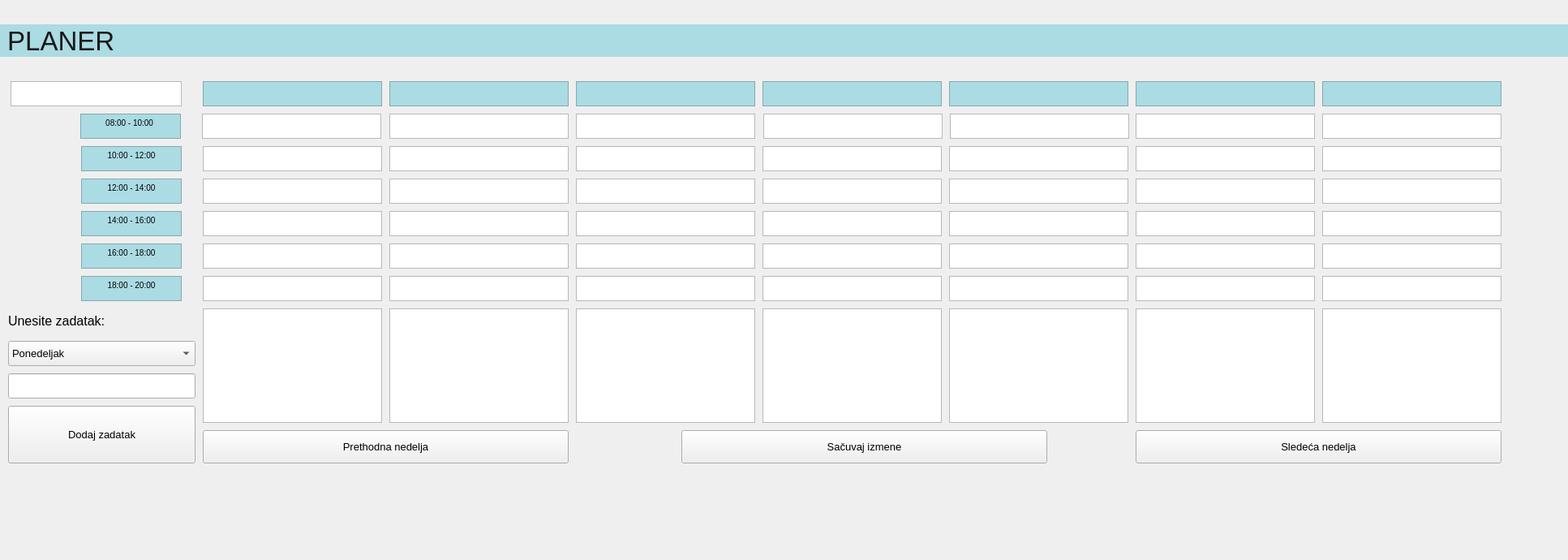
<?xml version="1.0" encoding="UTF-8"?>
<ui version="4.0">
 <class>Form</class>
 <widget class="QWidget" name="Form">
  <property name="geometry">
   <rect>
    <x>0</x>
    <y>0</y>
    <width>1933</width>
    <height>690</height>
   </rect>
  </property>
  <property name="minimumSize">
   <size>
    <width>1000</width>
    <height>500</height>
   </size>
  </property>
  <property name="windowTitle">
   <string>Form</string>
  </property>
  <property name="styleSheet">
   <string notr="true"/>
  </property>
  <widget class="QTextEdit" name="text_date">
   <property name="geometry">
    <rect>
     <x>13</x>
     <y>100</y>
     <width>211</width>
     <height>31</height>
    </rect>
   </property>
   <property name="styleSheet">
    <string notr="true">font-size: 10pt;</string>
   </property>
   <property name="readOnly">
    <bool>true</bool>
   </property>
   <property name="html">
    <string>&lt;!DOCTYPE HTML PUBLIC &quot;-//W3C//DTD HTML 4.0//EN&quot; &quot;http://www.w3.org/TR/REC-html40/strict.dtd&quot;&gt;
&lt;html&gt;&lt;head&gt;&lt;meta name=&quot;qrichtext&quot; content=&quot;1&quot; /&gt;&lt;style type=&quot;text/css&quot;&gt;
p, li { white-space: pre-wrap; }
&lt;/style&gt;&lt;/head&gt;&lt;body style=&quot; font-family:'MS Shell Dlg 2'; font-size:10pt; font-weight:400; font-style:normal;&quot;&gt;
&lt;p align=&quot;center&quot; style=&quot;-qt-paragraph-type:empty; margin-top:0px; margin-bottom:0px; margin-left:0px; margin-right:0px; -qt-block-indent:0; text-indent:0px; font-size:7.8pt;&quot;&gt;&lt;br /&gt;&lt;/p&gt;&lt;/body&gt;&lt;/html&gt;</string>
   </property>
  </widget>
  <widget class="QTextEdit" name="text_monday">
   <property name="geometry">
    <rect>
     <x>250</x>
     <y>100</y>
     <width>221</width>
     <height>31</height>
    </rect>
   </property>
   <property name="styleSheet">
    <string notr="true">font-size: 10pt;
background: #abdbe3;</string>
   </property>
   <property name="readOnly">
    <bool>true</bool>
   </property>
   <property name="html">
    <string>&lt;!DOCTYPE HTML PUBLIC &quot;-//W3C//DTD HTML 4.0//EN&quot; &quot;http://www.w3.org/TR/REC-html40/strict.dtd&quot;&gt;
&lt;html&gt;&lt;head&gt;&lt;meta name=&quot;qrichtext&quot; content=&quot;1&quot; /&gt;&lt;style type=&quot;text/css&quot;&gt;
p, li { white-space: pre-wrap; }
&lt;/style&gt;&lt;/head&gt;&lt;body style=&quot; font-family:'MS Shell Dlg 2'; font-size:10pt; font-weight:400; font-style:normal;&quot;&gt;
&lt;p align=&quot;center&quot; style=&quot;-qt-paragraph-type:empty; margin-top:0px; margin-bottom:0px; margin-left:0px; margin-right:0px; -qt-block-indent:0; text-indent:0px;&quot;&gt;&lt;br /&gt;&lt;/p&gt;&lt;/body&gt;&lt;/html&gt;</string>
   </property>
  </widget>
  <widget class="QTextEdit" name="text_tuesday">
   <property name="geometry">
    <rect>
     <x>480</x>
     <y>100</y>
     <width>221</width>
     <height>31</height>
    </rect>
   </property>
   <property name="styleSheet">
    <string notr="true">font-size: 10pt;
background: #abdbe3;</string>
   </property>
   <property name="readOnly">
    <bool>true</bool>
   </property>
   <property name="html">
    <string>&lt;!DOCTYPE HTML PUBLIC &quot;-//W3C//DTD HTML 4.0//EN&quot; &quot;http://www.w3.org/TR/REC-html40/strict.dtd&quot;&gt;
&lt;html&gt;&lt;head&gt;&lt;meta name=&quot;qrichtext&quot; content=&quot;1&quot; /&gt;&lt;style type=&quot;text/css&quot;&gt;
p, li { white-space: pre-wrap; }
&lt;/style&gt;&lt;/head&gt;&lt;body style=&quot; font-family:'MS Shell Dlg 2'; font-size:10pt; font-weight:400; font-style:normal;&quot;&gt;
&lt;p align=&quot;center&quot; style=&quot;-qt-paragraph-type:empty; margin-top:0px; margin-bottom:0px; margin-left:0px; margin-right:0px; -qt-block-indent:0; text-indent:0px;&quot;&gt;&lt;br /&gt;&lt;/p&gt;&lt;/body&gt;&lt;/html&gt;</string>
   </property>
  </widget>
  <widget class="QTextEdit" name="text_wednesday">
   <property name="geometry">
    <rect>
     <x>710</x>
     <y>100</y>
     <width>221</width>
     <height>31</height>
    </rect>
   </property>
   <property name="styleSheet">
    <string notr="true">font-size: 10pt;
background: #abdbe3;</string>
   </property>
   <property name="readOnly">
    <bool>true</bool>
   </property>
  </widget>
  <widget class="QTextEdit" name="text_sunday">
   <property name="geometry">
    <rect>
     <x>1630</x>
     <y>100</y>
     <width>221</width>
     <height>31</height>
    </rect>
   </property>
   <property name="styleSheet">
    <string notr="true">font-size: 10pt;
background: #abdbe3;</string>
   </property>
   <property name="readOnly">
    <bool>true</bool>
   </property>
  </widget>
  <widget class="QTextEdit" name="text_saturday">
   <property name="geometry">
    <rect>
     <x>1400</x>
     <y>100</y>
     <width>221</width>
     <height>31</height>
    </rect>
   </property>
   <property name="styleSheet">
    <string notr="true">font-size: 10pt;
background: #abdbe3;</string>
   </property>
   <property name="readOnly">
    <bool>true</bool>
   </property>
  </widget>
  <widget class="QTextEdit" name="text_thursday">
   <property name="geometry">
    <rect>
     <x>940</x>
     <y>100</y>
     <width>221</width>
     <height>31</height>
    </rect>
   </property>
   <property name="styleSheet">
    <string notr="true">font-size: 10pt;
background: #abdbe3;</string>
   </property>
   <property name="readOnly">
    <bool>true</bool>
   </property>
  </widget>
  <widget class="QTextEdit" name="text_friday">
   <property name="geometry">
    <rect>
     <x>1170</x>
     <y>100</y>
     <width>221</width>
     <height>31</height>
    </rect>
   </property>
   <property name="styleSheet">
    <string notr="true">font-size: 10pt;
background: #abdbe3;</string>
   </property>
   <property name="readOnly">
    <bool>true</bool>
   </property>
  </widget>
  <widget class="QTextEdit" name="textW8">
   <property name="geometry">
    <rect>
     <x>710</x>
     <y>140</y>
     <width>221</width>
     <height>31</height>
    </rect>
   </property>
   <property name="styleSheet">
    <string notr="true">font-size: 10pt;</string>
   </property>
   <property name="readOnly">
    <bool>false</bool>
   </property>
  </widget>
  <widget class="QTextEdit" name="textS8">
   <property name="geometry">
    <rect>
     <x>1400</x>
     <y>140</y>
     <width>221</width>
     <height>31</height>
    </rect>
   </property>
   <property name="styleSheet">
    <string notr="true">font-size: 10pt;</string>
   </property>
   <property name="readOnly">
    <bool>false</bool>
   </property>
  </widget>
  <widget class="QTextEdit" name="textTH8">
   <property name="geometry">
    <rect>
     <x>941</x>
     <y>140</y>
     <width>221</width>
     <height>31</height>
    </rect>
   </property>
   <property name="styleSheet">
    <string notr="true">font-size: 10pt;</string>
   </property>
   <property name="readOnly">
    <bool>false</bool>
   </property>
  </widget>
  <widget class="QTextEdit" name="textT8">
   <property name="geometry">
    <rect>
     <x>480</x>
     <y>140</y>
     <width>221</width>
     <height>31</height>
    </rect>
   </property>
   <property name="styleSheet">
    <string notr="true">font-size: 10pt;</string>
   </property>
   <property name="readOnly">
    <bool>false</bool>
   </property>
  </widget>
  <widget class="QTextEdit" name="textSU8">
   <property name="geometry">
    <rect>
     <x>1630</x>
     <y>140</y>
     <width>221</width>
     <height>31</height>
    </rect>
   </property>
   <property name="styleSheet">
    <string notr="true">font-size: 10pt;</string>
   </property>
   <property name="readOnly">
    <bool>false</bool>
   </property>
  </widget>
  <widget class="QTextEdit" name="label_2">
   <property name="geometry">
    <rect>
     <x>99</x>
     <y>140</y>
     <width>124</width>
     <height>31</height>
    </rect>
   </property>
   <property name="styleSheet">
    <string notr="true">font-size: 10pt;
background: #abdbe3;</string>
   </property>
   <property name="readOnly">
    <bool>true</bool>
   </property>
   <property name="html">
    <string>&lt;!DOCTYPE HTML PUBLIC &quot;-//W3C//DTD HTML 4.0//EN&quot; &quot;http://www.w3.org/TR/REC-html40/strict.dtd&quot;&gt;
&lt;html&gt;&lt;head&gt;&lt;meta name=&quot;qrichtext&quot; content=&quot;1&quot; /&gt;&lt;style type=&quot;text/css&quot;&gt;
p, li { white-space: pre-wrap; }
&lt;/style&gt;&lt;/head&gt;&lt;body style=&quot; font-family:'MS Shell Dlg 2'; font-size:10pt; font-weight:400; font-style:normal;&quot;&gt;
&lt;p align=&quot;center&quot; style=&quot; margin-top:0px; margin-bottom:0px; margin-left:0px; margin-right:0px; -qt-block-indent:0; text-indent:0px;&quot;&gt;&lt;span style=&quot; font-size:7.8pt;&quot;&gt;08:00 - 10:00 &lt;/span&gt;&lt;/p&gt;&lt;/body&gt;&lt;/html&gt;</string>
   </property>
  </widget>
  <widget class="QTextEdit" name="textF8">
   <property name="geometry">
    <rect>
     <x>1171</x>
     <y>140</y>
     <width>221</width>
     <height>31</height>
    </rect>
   </property>
   <property name="styleSheet">
    <string notr="true">font-size: 10pt;</string>
   </property>
   <property name="readOnly">
    <bool>false</bool>
   </property>
  </widget>
  <widget class="QTextEdit" name="textM8">
   <property name="geometry">
    <rect>
     <x>249</x>
     <y>140</y>
     <width>221</width>
     <height>31</height>
    </rect>
   </property>
   <property name="styleSheet">
    <string notr="true">font-size: 10pt;</string>
   </property>
   <property name="readOnly">
    <bool>false</bool>
   </property>
  </widget>
  <widget class="QTextEdit" name="textW10">
   <property name="geometry">
    <rect>
     <x>710</x>
     <y>180</y>
     <width>221</width>
     <height>31</height>
    </rect>
   </property>
   <property name="styleSheet">
    <string notr="true">font-size: 10pt;</string>
   </property>
   <property name="readOnly">
    <bool>false</bool>
   </property>
  </widget>
  <widget class="QTextEdit" name="textS10">
   <property name="geometry">
    <rect>
     <x>1400</x>
     <y>180</y>
     <width>221</width>
     <height>31</height>
    </rect>
   </property>
   <property name="styleSheet">
    <string notr="true">font-size: 10pt;</string>
   </property>
   <property name="readOnly">
    <bool>false</bool>
   </property>
  </widget>
  <widget class="QTextEdit" name="textTH10">
   <property name="geometry">
    <rect>
     <x>940</x>
     <y>180</y>
     <width>221</width>
     <height>31</height>
    </rect>
   </property>
   <property name="styleSheet">
    <string notr="true">font-size: 10pt;</string>
   </property>
   <property name="readOnly">
    <bool>false</bool>
   </property>
  </widget>
  <widget class="QTextEdit" name="textT10">
   <property name="geometry">
    <rect>
     <x>480</x>
     <y>180</y>
     <width>221</width>
     <height>31</height>
    </rect>
   </property>
   <property name="styleSheet">
    <string notr="true">font-size: 10pt;</string>
   </property>
   <property name="readOnly">
    <bool>false</bool>
   </property>
  </widget>
  <widget class="QTextEdit" name="textSU10">
   <property name="geometry">
    <rect>
     <x>1630</x>
     <y>180</y>
     <width>221</width>
     <height>31</height>
    </rect>
   </property>
   <property name="styleSheet">
    <string notr="true">font-size: 10pt;</string>
   </property>
   <property name="readOnly">
    <bool>false</bool>
   </property>
  </widget>
  <widget class="QTextEdit" name="textEdit_22">
   <property name="geometry">
    <rect>
     <x>100</x>
     <y>180</y>
     <width>124</width>
     <height>31</height>
    </rect>
   </property>
   <property name="styleSheet">
    <string notr="true">font-size: 10pt;
background: #abdbe3;</string>
   </property>
   <property name="readOnly">
    <bool>true</bool>
   </property>
   <property name="html">
    <string>&lt;!DOCTYPE HTML PUBLIC &quot;-//W3C//DTD HTML 4.0//EN&quot; &quot;http://www.w3.org/TR/REC-html40/strict.dtd&quot;&gt;
&lt;html&gt;&lt;head&gt;&lt;meta name=&quot;qrichtext&quot; content=&quot;1&quot; /&gt;&lt;style type=&quot;text/css&quot;&gt;
p, li { white-space: pre-wrap; }
&lt;/style&gt;&lt;/head&gt;&lt;body style=&quot; font-family:'MS Shell Dlg 2'; font-size:10pt; font-weight:400; font-style:normal;&quot;&gt;
&lt;p align=&quot;center&quot; style=&quot; margin-top:0px; margin-bottom:0px; margin-left:0px; margin-right:0px; -qt-block-indent:0; text-indent:0px;&quot;&gt;&lt;span style=&quot; font-size:7.8pt;&quot;&gt;10:00 - 12:00&lt;/span&gt;&lt;/p&gt;&lt;/body&gt;&lt;/html&gt;</string>
   </property>
  </widget>
  <widget class="QTextEdit" name="textF10">
   <property name="geometry">
    <rect>
     <x>1170</x>
     <y>180</y>
     <width>221</width>
     <height>31</height>
    </rect>
   </property>
   <property name="styleSheet">
    <string notr="true">font-size: 10pt;</string>
   </property>
   <property name="readOnly">
    <bool>false</bool>
   </property>
  </widget>
  <widget class="QTextEdit" name="textM10">
   <property name="geometry">
    <rect>
     <x>250</x>
     <y>180</y>
     <width>221</width>
     <height>31</height>
    </rect>
   </property>
   <property name="styleSheet">
    <string notr="true">font-size: 10pt;</string>
   </property>
   <property name="readOnly">
    <bool>false</bool>
   </property>
  </widget>
  <widget class="QTextEdit" name="textW12">
   <property name="geometry">
    <rect>
     <x>710</x>
     <y>220</y>
     <width>221</width>
     <height>31</height>
    </rect>
   </property>
   <property name="styleSheet">
    <string notr="true">font-size: 10pt;</string>
   </property>
   <property name="readOnly">
    <bool>false</bool>
   </property>
  </widget>
  <widget class="QTextEdit" name="textS12">
   <property name="geometry">
    <rect>
     <x>1400</x>
     <y>220</y>
     <width>221</width>
     <height>31</height>
    </rect>
   </property>
   <property name="styleSheet">
    <string notr="true">font-size: 10pt;</string>
   </property>
   <property name="readOnly">
    <bool>false</bool>
   </property>
  </widget>
  <widget class="QTextEdit" name="textTH12">
   <property name="geometry">
    <rect>
     <x>940</x>
     <y>220</y>
     <width>221</width>
     <height>31</height>
    </rect>
   </property>
   <property name="styleSheet">
    <string notr="true">font-size: 10pt;</string>
   </property>
   <property name="readOnly">
    <bool>false</bool>
   </property>
  </widget>
  <widget class="QTextEdit" name="textT12">
   <property name="geometry">
    <rect>
     <x>480</x>
     <y>220</y>
     <width>221</width>
     <height>31</height>
    </rect>
   </property>
   <property name="styleSheet">
    <string notr="true">font-size: 10pt;</string>
   </property>
   <property name="readOnly">
    <bool>false</bool>
   </property>
  </widget>
  <widget class="QTextEdit" name="textSU12">
   <property name="geometry">
    <rect>
     <x>1630</x>
     <y>220</y>
     <width>221</width>
     <height>31</height>
    </rect>
   </property>
   <property name="styleSheet">
    <string notr="true">font-size: 10pt;</string>
   </property>
   <property name="readOnly">
    <bool>false</bool>
   </property>
  </widget>
  <widget class="QTextEdit" name="textEdit_30">
   <property name="geometry">
    <rect>
     <x>100</x>
     <y>220</y>
     <width>124</width>
     <height>31</height>
    </rect>
   </property>
   <property name="styleSheet">
    <string notr="true">font-size: 10pt;
background: #abdbe3;</string>
   </property>
   <property name="readOnly">
    <bool>true</bool>
   </property>
   <property name="html">
    <string>&lt;!DOCTYPE HTML PUBLIC &quot;-//W3C//DTD HTML 4.0//EN&quot; &quot;http://www.w3.org/TR/REC-html40/strict.dtd&quot;&gt;
&lt;html&gt;&lt;head&gt;&lt;meta name=&quot;qrichtext&quot; content=&quot;1&quot; /&gt;&lt;style type=&quot;text/css&quot;&gt;
p, li { white-space: pre-wrap; }
&lt;/style&gt;&lt;/head&gt;&lt;body style=&quot; font-family:'MS Shell Dlg 2'; font-size:10pt; font-weight:400; font-style:normal;&quot;&gt;
&lt;p align=&quot;center&quot; style=&quot; margin-top:0px; margin-bottom:0px; margin-left:0px; margin-right:0px; -qt-block-indent:0; text-indent:0px;&quot;&gt;&lt;span style=&quot; font-size:7.8pt;&quot;&gt;12:00 - 14:00&lt;/span&gt;&lt;/p&gt;&lt;/body&gt;&lt;/html&gt;</string>
   </property>
  </widget>
  <widget class="QTextEdit" name="textF12">
   <property name="geometry">
    <rect>
     <x>1170</x>
     <y>220</y>
     <width>221</width>
     <height>31</height>
    </rect>
   </property>
   <property name="styleSheet">
    <string notr="true">font-size: 10pt;</string>
   </property>
   <property name="readOnly">
    <bool>false</bool>
   </property>
  </widget>
  <widget class="QTextEdit" name="textM12">
   <property name="geometry">
    <rect>
     <x>250</x>
     <y>220</y>
     <width>221</width>
     <height>31</height>
    </rect>
   </property>
   <property name="styleSheet">
    <string notr="true">font-size: 10pt;</string>
   </property>
   <property name="readOnly">
    <bool>false</bool>
   </property>
   <property name="html">
    <string>&lt;!DOCTYPE HTML PUBLIC &quot;-//W3C//DTD HTML 4.0//EN&quot; &quot;http://www.w3.org/TR/REC-html40/strict.dtd&quot;&gt;
&lt;html&gt;&lt;head&gt;&lt;meta name=&quot;qrichtext&quot; content=&quot;1&quot; /&gt;&lt;style type=&quot;text/css&quot;&gt;
p, li { white-space: pre-wrap; }
&lt;/style&gt;&lt;/head&gt;&lt;body style=&quot; font-family:'MS Shell Dlg 2'; font-size:10pt; font-weight:400; font-style:normal;&quot;&gt;
&lt;p style=&quot;-qt-paragraph-type:empty; margin-top:0px; margin-bottom:0px; margin-left:0px; margin-right:0px; -qt-block-indent:0; text-indent:0px; font-size:7.8pt;&quot;&gt;&lt;br /&gt;&lt;/p&gt;&lt;/body&gt;&lt;/html&gt;</string>
   </property>
  </widget>
  <widget class="QTextEdit" name="textTH16">
   <property name="geometry">
    <rect>
     <x>940</x>
     <y>300</y>
     <width>221</width>
     <height>31</height>
    </rect>
   </property>
   <property name="styleSheet">
    <string notr="true">font-size: 10pt;</string>
   </property>
   <property name="readOnly">
    <bool>false</bool>
   </property>
  </widget>
  <widget class="QTextEdit" name="textW18">
   <property name="geometry">
    <rect>
     <x>710</x>
     <y>340</y>
     <width>221</width>
     <height>31</height>
    </rect>
   </property>
   <property name="styleSheet">
    <string notr="true">font-size: 10pt;</string>
   </property>
   <property name="readOnly">
    <bool>false</bool>
   </property>
  </widget>
  <widget class="QTextEdit" name="textS16">
   <property name="geometry">
    <rect>
     <x>1400</x>
     <y>300</y>
     <width>221</width>
     <height>31</height>
    </rect>
   </property>
   <property name="styleSheet">
    <string notr="true">font-size: 10pt;</string>
   </property>
   <property name="readOnly">
    <bool>false</bool>
   </property>
  </widget>
  <widget class="QTextEdit" name="textEdit_36">
   <property name="geometry">
    <rect>
     <x>100</x>
     <y>300</y>
     <width>124</width>
     <height>31</height>
    </rect>
   </property>
   <property name="styleSheet">
    <string notr="true">font-size: 10pt;
background: #abdbe3;</string>
   </property>
   <property name="readOnly">
    <bool>true</bool>
   </property>
   <property name="html">
    <string>&lt;!DOCTYPE HTML PUBLIC &quot;-//W3C//DTD HTML 4.0//EN&quot; &quot;http://www.w3.org/TR/REC-html40/strict.dtd&quot;&gt;
&lt;html&gt;&lt;head&gt;&lt;meta name=&quot;qrichtext&quot; content=&quot;1&quot; /&gt;&lt;style type=&quot;text/css&quot;&gt;
p, li { white-space: pre-wrap; }
&lt;/style&gt;&lt;/head&gt;&lt;body style=&quot; font-family:'MS Shell Dlg 2'; font-size:10pt; font-weight:400; font-style:normal;&quot;&gt;
&lt;p align=&quot;center&quot; style=&quot; margin-top:0px; margin-bottom:0px; margin-left:0px; margin-right:0px; -qt-block-indent:0; text-indent:0px;&quot;&gt;&lt;span style=&quot; font-size:7.8pt;&quot;&gt;16:00 - 18:00&lt;/span&gt;&lt;/p&gt;&lt;/body&gt;&lt;/html&gt;</string>
   </property>
  </widget>
  <widget class="QTextEdit" name="textTH14">
   <property name="geometry">
    <rect>
     <x>940</x>
     <y>260</y>
     <width>221</width>
     <height>31</height>
    </rect>
   </property>
   <property name="styleSheet">
    <string notr="true">font-size: 10pt;</string>
   </property>
   <property name="readOnly">
    <bool>false</bool>
   </property>
  </widget>
  <widget class="QTextEdit" name="textT16">
   <property name="geometry">
    <rect>
     <x>480</x>
     <y>300</y>
     <width>221</width>
     <height>31</height>
    </rect>
   </property>
   <property name="styleSheet">
    <string notr="true">font-size: 10pt;</string>
   </property>
   <property name="readOnly">
    <bool>false</bool>
   </property>
  </widget>
  <widget class="QTextEdit" name="textSU16">
   <property name="geometry">
    <rect>
     <x>1630</x>
     <y>300</y>
     <width>221</width>
     <height>31</height>
    </rect>
   </property>
   <property name="styleSheet">
    <string notr="true">font-size: 10pt;</string>
   </property>
   <property name="readOnly">
    <bool>false</bool>
   </property>
  </widget>
  <widget class="QTextEdit" name="textSU14">
   <property name="geometry">
    <rect>
     <x>1630</x>
     <y>260</y>
     <width>221</width>
     <height>31</height>
    </rect>
   </property>
   <property name="styleSheet">
    <string notr="true">font-size: 10pt;</string>
   </property>
   <property name="readOnly">
    <bool>false</bool>
   </property>
  </widget>
  <widget class="QTextEdit" name="textEdit_45">
   <property name="geometry">
    <rect>
     <x>100</x>
     <y>260</y>
     <width>124</width>
     <height>31</height>
    </rect>
   </property>
   <property name="styleSheet">
    <string notr="true">font-size: 10pt;
background: #abdbe3;</string>
   </property>
   <property name="readOnly">
    <bool>true</bool>
   </property>
   <property name="html">
    <string>&lt;!DOCTYPE HTML PUBLIC &quot;-//W3C//DTD HTML 4.0//EN&quot; &quot;http://www.w3.org/TR/REC-html40/strict.dtd&quot;&gt;
&lt;html&gt;&lt;head&gt;&lt;meta name=&quot;qrichtext&quot; content=&quot;1&quot; /&gt;&lt;style type=&quot;text/css&quot;&gt;
p, li { white-space: pre-wrap; }
&lt;/style&gt;&lt;/head&gt;&lt;body style=&quot; font-family:'MS Shell Dlg 2'; font-size:10pt; font-weight:400; font-style:normal;&quot;&gt;
&lt;p align=&quot;center&quot; style=&quot; margin-top:0px; margin-bottom:0px; margin-left:0px; margin-right:0px; -qt-block-indent:0; text-indent:0px;&quot;&gt;&lt;span style=&quot; font-size:7.8pt;&quot;&gt;14:00 - 16:00&lt;/span&gt;&lt;/p&gt;&lt;/body&gt;&lt;/html&gt;</string>
   </property>
  </widget>
  <widget class="QTextEdit" name="textM16">
   <property name="geometry">
    <rect>
     <x>250</x>
     <y>300</y>
     <width>221</width>
     <height>31</height>
    </rect>
   </property>
   <property name="styleSheet">
    <string notr="true">font-size: 10pt;</string>
   </property>
   <property name="readOnly">
    <bool>false</bool>
   </property>
  </widget>
  <widget class="QTextEdit" name="textF14">
   <property name="geometry">
    <rect>
     <x>1170</x>
     <y>260</y>
     <width>221</width>
     <height>31</height>
    </rect>
   </property>
   <property name="styleSheet">
    <string notr="true">font-size: 10pt;</string>
   </property>
   <property name="readOnly">
    <bool>false</bool>
   </property>
  </widget>
  <widget class="QTextEdit" name="textW16">
   <property name="geometry">
    <rect>
     <x>710</x>
     <y>300</y>
     <width>221</width>
     <height>31</height>
    </rect>
   </property>
   <property name="styleSheet">
    <string notr="true">font-size: 10pt;</string>
   </property>
   <property name="readOnly">
    <bool>false</bool>
   </property>
  </widget>
  <widget class="QTextEdit" name="textSU18">
   <property name="geometry">
    <rect>
     <x>1630</x>
     <y>340</y>
     <width>221</width>
     <height>31</height>
    </rect>
   </property>
   <property name="styleSheet">
    <string notr="true">font-size: 10pt;</string>
   </property>
   <property name="readOnly">
    <bool>false</bool>
   </property>
  </widget>
  <widget class="QTextEdit" name="textT18">
   <property name="geometry">
    <rect>
     <x>480</x>
     <y>340</y>
     <width>221</width>
     <height>31</height>
    </rect>
   </property>
   <property name="styleSheet">
    <string notr="true">font-size: 10pt;</string>
   </property>
   <property name="readOnly">
    <bool>false</bool>
   </property>
  </widget>
  <widget class="QTextEdit" name="textT14">
   <property name="geometry">
    <rect>
     <x>480</x>
     <y>260</y>
     <width>221</width>
     <height>31</height>
    </rect>
   </property>
   <property name="styleSheet">
    <string notr="true">font-size: 10pt;</string>
   </property>
   <property name="readOnly">
    <bool>false</bool>
   </property>
  </widget>
  <widget class="QTextEdit" name="textEdit_54">
   <property name="geometry">
    <rect>
     <x>100</x>
     <y>340</y>
     <width>124</width>
     <height>31</height>
    </rect>
   </property>
   <property name="styleSheet">
    <string notr="true">font-size: 10pt;
background: #abdbe3;</string>
   </property>
   <property name="readOnly">
    <bool>true</bool>
   </property>
   <property name="html">
    <string>&lt;!DOCTYPE HTML PUBLIC &quot;-//W3C//DTD HTML 4.0//EN&quot; &quot;http://www.w3.org/TR/REC-html40/strict.dtd&quot;&gt;
&lt;html&gt;&lt;head&gt;&lt;meta name=&quot;qrichtext&quot; content=&quot;1&quot; /&gt;&lt;style type=&quot;text/css&quot;&gt;
p, li { white-space: pre-wrap; }
&lt;/style&gt;&lt;/head&gt;&lt;body style=&quot; font-family:'MS Shell Dlg 2'; font-size:10pt; font-weight:400; font-style:normal;&quot;&gt;
&lt;p align=&quot;center&quot; style=&quot; margin-top:0px; margin-bottom:0px; margin-left:0px; margin-right:0px; -qt-block-indent:0; text-indent:0px;&quot;&gt;&lt;span style=&quot; font-size:7.8pt;&quot;&gt;18:00 - 20:00&lt;/span&gt;&lt;/p&gt;&lt;/body&gt;&lt;/html&gt;</string>
   </property>
  </widget>
  <widget class="QTextEdit" name="textW14">
   <property name="geometry">
    <rect>
     <x>710</x>
     <y>260</y>
     <width>221</width>
     <height>31</height>
    </rect>
   </property>
   <property name="styleSheet">
    <string notr="true">font-size: 10pt;</string>
   </property>
   <property name="readOnly">
    <bool>false</bool>
   </property>
  </widget>
  <widget class="QTextEdit" name="textS14">
   <property name="geometry">
    <rect>
     <x>1400</x>
     <y>260</y>
     <width>221</width>
     <height>31</height>
    </rect>
   </property>
   <property name="styleSheet">
    <string notr="true">font-size: 10pt;</string>
   </property>
   <property name="readOnly">
    <bool>false</bool>
   </property>
  </widget>
  <widget class="QTextEdit" name="textF16">
   <property name="geometry">
    <rect>
     <x>1170</x>
     <y>300</y>
     <width>221</width>
     <height>31</height>
    </rect>
   </property>
   <property name="styleSheet">
    <string notr="true">font-size: 10pt;</string>
   </property>
   <property name="readOnly">
    <bool>false</bool>
   </property>
  </widget>
  <widget class="QTextEdit" name="textS18">
   <property name="geometry">
    <rect>
     <x>1400</x>
     <y>340</y>
     <width>221</width>
     <height>31</height>
    </rect>
   </property>
   <property name="styleSheet">
    <string notr="true">font-size: 10pt;</string>
   </property>
   <property name="readOnly">
    <bool>false</bool>
   </property>
  </widget>
  <widget class="QTextEdit" name="textTH18">
   <property name="geometry">
    <rect>
     <x>940</x>
     <y>340</y>
     <width>221</width>
     <height>31</height>
    </rect>
   </property>
   <property name="styleSheet">
    <string notr="true">font-size: 10pt;</string>
   </property>
   <property name="readOnly">
    <bool>false</bool>
   </property>
  </widget>
  <widget class="QTextEdit" name="textM18">
   <property name="geometry">
    <rect>
     <x>250</x>
     <y>340</y>
     <width>221</width>
     <height>31</height>
    </rect>
   </property>
   <property name="styleSheet">
    <string notr="true">font-size: 10pt;</string>
   </property>
   <property name="readOnly">
    <bool>false</bool>
   </property>
  </widget>
  <widget class="QTextEdit" name="textF18">
   <property name="geometry">
    <rect>
     <x>1170</x>
     <y>340</y>
     <width>221</width>
     <height>31</height>
    </rect>
   </property>
   <property name="styleSheet">
    <string notr="true">font-size: 10pt;</string>
   </property>
   <property name="readOnly">
    <bool>false</bool>
   </property>
  </widget>
  <widget class="QListWidget" name="listWidgetM">
   <property name="geometry">
    <rect>
     <x>250</x>
     <y>380</y>
     <width>221</width>
     <height>141</height>
    </rect>
   </property>
   <property name="styleSheet">
    <string notr="true">font-size: 10pt;</string>
   </property>
  </widget>
  <widget class="QListWidget" name="listWidgetT">
   <property name="geometry">
    <rect>
     <x>480</x>
     <y>380</y>
     <width>221</width>
     <height>141</height>
    </rect>
   </property>
   <property name="styleSheet">
    <string notr="true">font-size: 10pt;</string>
   </property>
  </widget>
  <widget class="QListWidget" name="listWidgetW">
   <property name="geometry">
    <rect>
     <x>710</x>
     <y>380</y>
     <width>221</width>
     <height>141</height>
    </rect>
   </property>
   <property name="styleSheet">
    <string notr="true">font-size: 10pt;</string>
   </property>
  </widget>
  <widget class="QListWidget" name="listWidgetF">
   <property name="geometry">
    <rect>
     <x>1170</x>
     <y>380</y>
     <width>221</width>
     <height>141</height>
    </rect>
   </property>
   <property name="styleSheet">
    <string notr="true">font-size: 10pt;</string>
   </property>
  </widget>
  <widget class="QListWidget" name="listWidgetTH">
   <property name="geometry">
    <rect>
     <x>940</x>
     <y>380</y>
     <width>221</width>
     <height>141</height>
    </rect>
   </property>
   <property name="styleSheet">
    <string notr="true">font-size: 10pt;</string>
   </property>
  </widget>
  <widget class="QListWidget" name="listWidgetS">
   <property name="geometry">
    <rect>
     <x>1400</x>
     <y>380</y>
     <width>221</width>
     <height>141</height>
    </rect>
   </property>
   <property name="styleSheet">
    <string notr="true">font-size: 10pt;</string>
   </property>
  </widget>
  <widget class="QListWidget" name="listWidgetSU">
   <property name="geometry">
    <rect>
     <x>1630</x>
     <y>380</y>
     <width>221</width>
     <height>141</height>
    </rect>
   </property>
   <property name="styleSheet">
    <string notr="true">font-size: 10pt;</string>
   </property>
  </widget>
  <widget class="QLabel" name="label">
   <property name="geometry">
    <rect>
     <x>0</x>
     <y>30</y>
     <width>1941</width>
     <height>40</height>
    </rect>
   </property>
   <property name="styleSheet">
    <string notr="true">font-family: &quot;Raleway&quot;, sans-serif;
font-size: 25pt;
color: #181919;
background: #abdbe3;</string>
   </property>
   <property name="text">
    <string> PLANER</string>
   </property>
  </widget>
  <widget class="QPushButton" name="save_btn">
   <property name="geometry">
    <rect>
     <x>840</x>
     <y>530</y>
     <width>451</width>
     <height>41</height>
    </rect>
   </property>
   <property name="styleSheet">
    <string notr="true">font-size: 10pt;</string>
   </property>
   <property name="text">
    <string>Sačuvaj izmene</string>
   </property>
  </widget>
  <widget class="QPushButton" name="next_btn">
   <property name="geometry">
    <rect>
     <x>1400</x>
     <y>530</y>
     <width>451</width>
     <height>41</height>
    </rect>
   </property>
   <property name="styleSheet">
    <string notr="true">font-size: 10pt;</string>
   </property>
   <property name="text">
    <string>Sledeća nedelja</string>
   </property>
  </widget>
  <widget class="QPushButton" name="prev_btn">
   <property name="geometry">
    <rect>
     <x>250</x>
     <y>530</y>
     <width>451</width>
     <height>41</height>
    </rect>
   </property>
   <property name="styleSheet">
    <string notr="true">font-size: 10pt;</string>
   </property>
   <property name="text">
    <string>Prethodna nedelja</string>
   </property>
  </widget>
  <widget class="QComboBox" name="cb_day">
   <property name="geometry">
    <rect>
     <x>10</x>
     <y>420</y>
     <width>231</width>
     <height>31</height>
    </rect>
   </property>
   <property name="styleSheet">
    <string notr="true">font-size: 10pt;</string>
   </property>
   <item>
    <property name="text">
     <string>Ponedeljak</string>
    </property>
   </item>
   <item>
    <property name="text">
     <string>Utorak</string>
    </property>
   </item>
   <item>
    <property name="text">
     <string>Sreda</string>
    </property>
   </item>
   <item>
    <property name="text">
     <string>Četvrtak</string>
    </property>
   </item>
   <item>
    <property name="text">
     <string>Petak</string>
    </property>
   </item>
   <item>
    <property name="text">
     <string>Subota</string>
    </property>
   </item>
   <item>
    <property name="text">
     <string>Nedelja</string>
    </property>
   </item>
  </widget>
  <widget class="QPushButton" name="add_btn">
   <property name="geometry">
    <rect>
     <x>10</x>
     <y>500</y>
     <width>231</width>
     <height>71</height>
    </rect>
   </property>
   <property name="styleSheet">
    <string notr="true">font-size: 10pt;</string>
   </property>
   <property name="text">
    <string>Dodaj zadatak</string>
   </property>
  </widget>
  <widget class="QLineEdit" name="taskLineEdit">
   <property name="geometry">
    <rect>
     <x>10</x>
     <y>460</y>
     <width>231</width>
     <height>31</height>
    </rect>
   </property>
   <property name="styleSheet">
    <string notr="true">font-size: 10pt</string>
   </property>
  </widget>
  <widget class="QTextEdit" name="textM14">
   <property name="geometry">
    <rect>
     <x>250</x>
     <y>260</y>
     <width>221</width>
     <height>31</height>
    </rect>
   </property>
   <property name="styleSheet">
    <string notr="true">font-size: 10pt;</string>
   </property>
   <property name="readOnly">
    <bool>false</bool>
   </property>
   <property name="html">
    <string>&lt;!DOCTYPE HTML PUBLIC &quot;-//W3C//DTD HTML 4.0//EN&quot; &quot;http://www.w3.org/TR/REC-html40/strict.dtd&quot;&gt;
&lt;html&gt;&lt;head&gt;&lt;meta name=&quot;qrichtext&quot; content=&quot;1&quot; /&gt;&lt;style type=&quot;text/css&quot;&gt;
p, li { white-space: pre-wrap; }
&lt;/style&gt;&lt;/head&gt;&lt;body style=&quot; font-family:'MS Shell Dlg 2'; font-size:10pt; font-weight:400; font-style:normal;&quot;&gt;
&lt;p style=&quot;-qt-paragraph-type:empty; margin-top:0px; margin-bottom:0px; margin-left:0px; margin-right:0px; -qt-block-indent:0; text-indent:0px; font-size:7.8pt;&quot;&gt;&lt;br /&gt;&lt;/p&gt;&lt;/body&gt;&lt;/html&gt;</string>
   </property>
  </widget>
  <widget class="QLabel" name="label_3">
   <property name="geometry">
    <rect>
     <x>10</x>
     <y>380</y>
     <width>211</width>
     <height>31</height>
    </rect>
   </property>
   <property name="styleSheet">
    <string notr="true">font-size: 12pt;</string>
   </property>
   <property name="text">
    <string>Unesite zadatak: </string>
   </property>
  </widget>
 </widget>
 <resources/>
 <connections/>
</ui>
